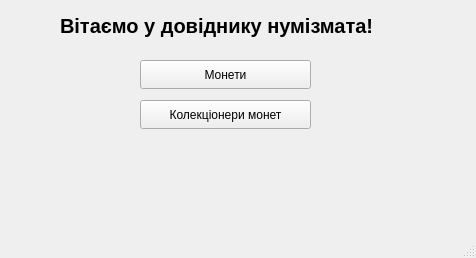
<?xml version="1.0" encoding="UTF-8"?>
<ui version="4.0">
 <class>MainWindow</class>
 <widget class="QMainWindow" name="MainWindow">
  <property name="geometry">
   <rect>
    <x>0</x>
    <y>0</y>
    <width>476</width>
    <height>258</height>
   </rect>
  </property>
  <property name="windowTitle">
   <string>MainWindow</string>
  </property>
  <widget class="QWidget" name="centralwidget">
   <widget class="QLabel" name="label">
    <property name="geometry">
     <rect>
      <x>60</x>
      <y>10</y>
      <width>381</width>
      <height>31</height>
     </rect>
    </property>
    <property name="font">
     <font>
      <pointsize>15</pointsize>
      <bold>true</bold>
     </font>
    </property>
    <property name="text">
     <string>Вітаємо у довіднику нумізмата!</string>
    </property>
   </widget>
   <widget class="QPushButton" name="pushButton">
    <property name="geometry">
     <rect>
      <x>140</x>
      <y>60</y>
      <width>171</width>
      <height>29</height>
     </rect>
    </property>
    <property name="text">
     <string>Монети</string>
    </property>
   </widget>
   <widget class="QPushButton" name="pushButton_2">
    <property name="geometry">
     <rect>
      <x>140</x>
      <y>100</y>
      <width>171</width>
      <height>29</height>
     </rect>
    </property>
    <property name="text">
     <string>Колекціонери монет</string>
    </property>
   </widget>
  </widget>
  <widget class="QMenuBar" name="menubar">
   <property name="geometry">
    <rect>
     <x>0</x>
     <y>0</y>
     <width>476</width>
     <height>31</height>
    </rect>
   </property>
  </widget>
  <widget class="QStatusBar" name="statusbar"/>
 </widget>
 <resources/>
 <connections/>
</ui>
